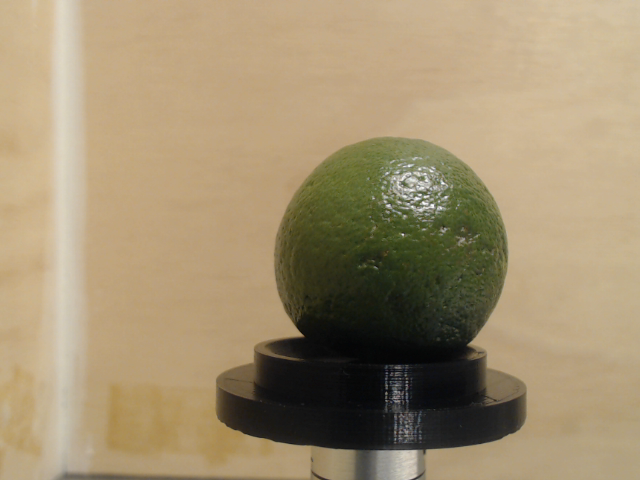
#> input picture Database tests/img0.png, 640 x 480 px, given in place of the camera
$ python segementacion.py
#> lines starting #> are read from the running program, lines starting #| are printed output that depends on the picture; after the words box and inside, x2 and y2 are one past the last pixel; in counts of white or black regions, pixels touching at a corner belong together
import cv2 as cv
import numpy as np
import matplotlib.pyplot as plt

cap = cv.VideoCapture(0)


while True:

    ret, frame = cap.read()
#> frame is the input picture: shape (480, 640, 3); mean B, G, R 113, 144.5, 161.8
    cv.imshow('Imagen', frame)

    # frame = cv.resize(frame, (0,0), fx = 0.5, fy = 0.5)
    gray = cv.cvtColor(frame, cv.COLOR_BGR2GRAY) # Convertir a escala de grises
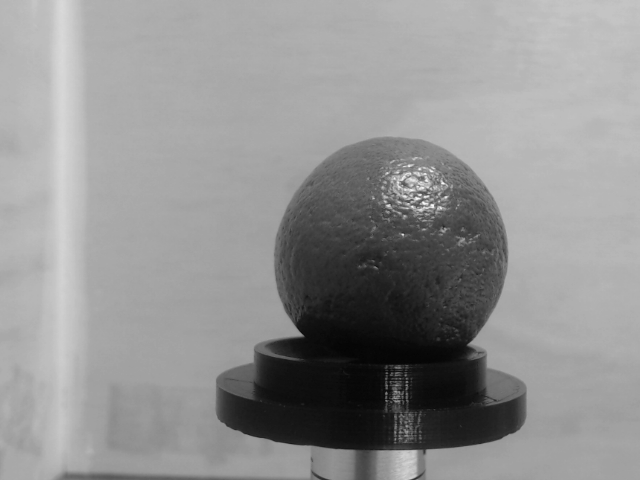
#> gray: shape (480, 640); min 4, max 251, mean 146.1
    th, threshed = cv.threshold(gray, 127, 255, cv.THRESH_BINARY_INV|cv.THRESH_OTSU)
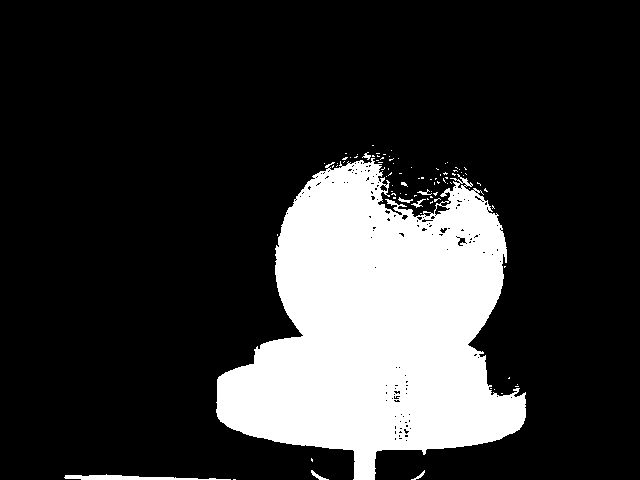
#> threshed: shape (480, 640); 20.2% white; 89 white regions (81 under 20 px)
#> th = 109
    # th, threshed = cv.threshold(gray, 127, 255, cv.THRESH_BINARY|cv.THRESH_OTSU)
    cv.imshow('Threshed', threshed)
    # cv.imshow('Threshed2',threshed2)

    cnts = cv.findContours(threshed, cv.RETR_TREE, cv.CHAIN_APPROX_SIMPLE)[-2]
#> cnts = 249 contours, 233 with area under 20; largest, box (x1, y1, x2, y2) and area: (216, 158, 526, 480) 60960, (64, 474, 231, 480) 358, (434, 204, 451, 216) 87, (457, 237, 467, 247) 51, (311, 470, 329, 480) 36
    cnts = sorted(cnts, key=cv.contourArea)

    for cnt in cnts:
        if cv.contourArea(cnt) > 10000:
            break
#> this loop made 249 passes
#> cnt on passes 1 to 3: [[233, 479], [235, 479]], [[501, 393], [502, 393]], [[494, 389]]

    mask = np.zeros(frame.shape[:2], np.uint8)
    cv.drawContours(mask, [cnt],-1, 255, -1)
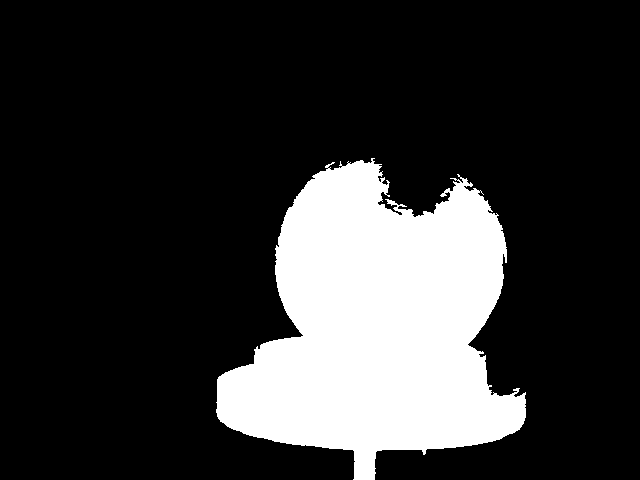
#> mask: shape (480, 640); 20.1% white; 1 white region, box (x1, y1, x2, y2) and area: (216, 158, 526, 480) 61754
    dst = cv.bitwise_and(frame, frame, mask=mask)
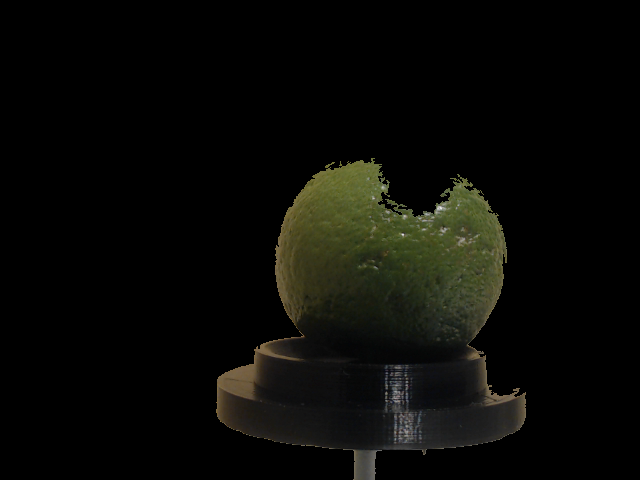
#> dst: shape (480, 640, 3); mean B, G, R 6.5, 10, 9.8
    cv.imshow('Resultado', dst)


    if cv.waitKey(1) & 0xFF == ord('q'): # Presionar 'q' para detener la toma de imagenes
#> (key q is pressed here)
        break

cap.release() # Se liberan las camara(s)
cv.destroyAllWindows() # Se destruyen todas la ventanas de opencv
